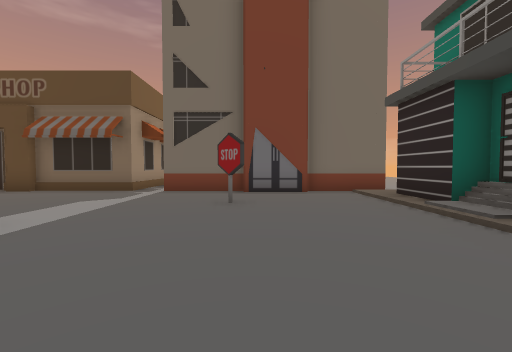
[1] (above)

12 first-person views from a walk through a Unity game level. The camera is 1.4 m above the floor, tilts 2° down and sees 90° across. The floor is counted in squares, 2 m on a side. Each view is taken from the middle of a square. On the plan, view 1 faces up. The plan holds only what a view shows up to about 9 squares ahead; the rest is blank. The place goes on beyond the plan. The player character is not drawn.

[2]
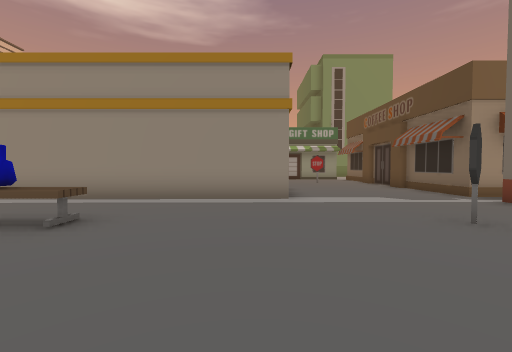

[3]
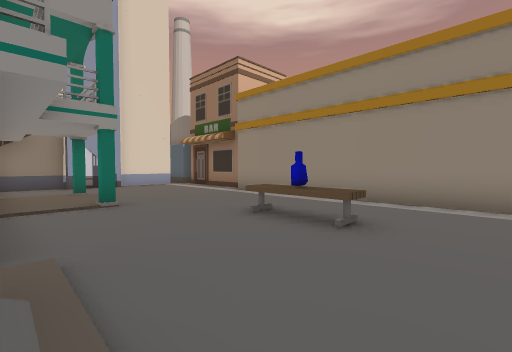

[4]
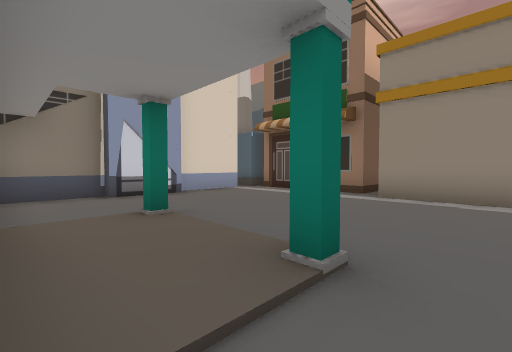

[5]
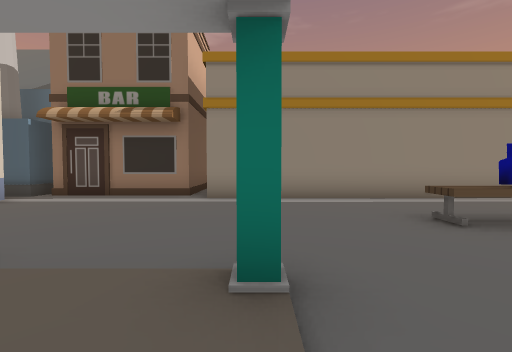

[6]
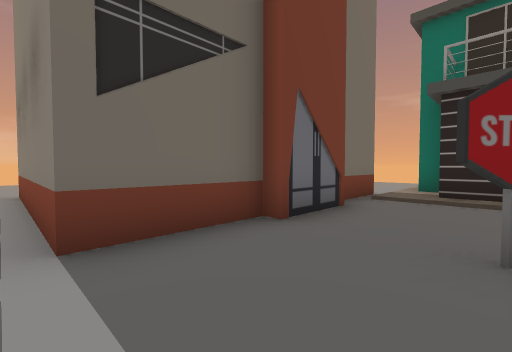

[7]
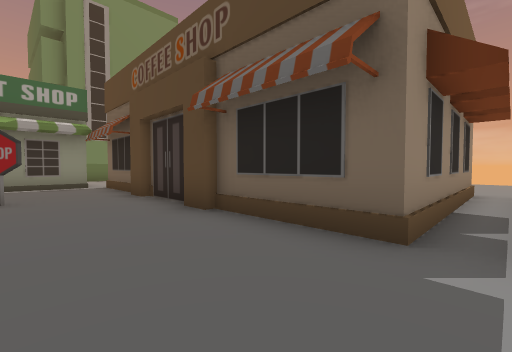

[8]
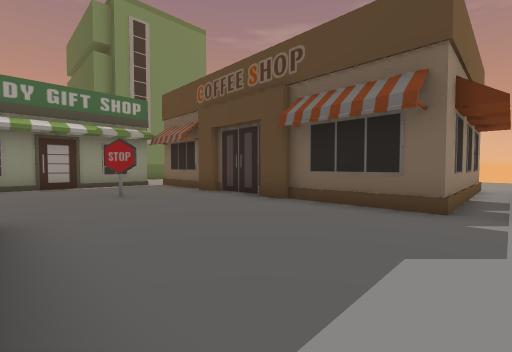

[9]
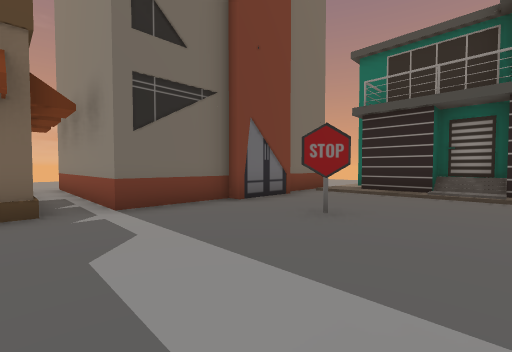

[10]
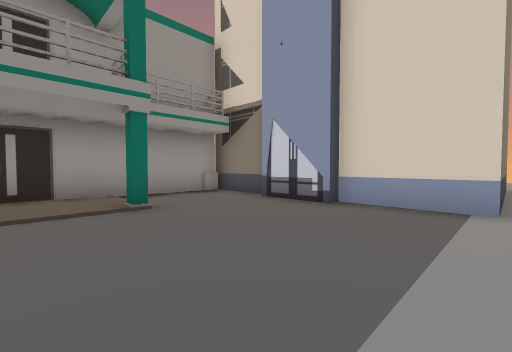

[11]
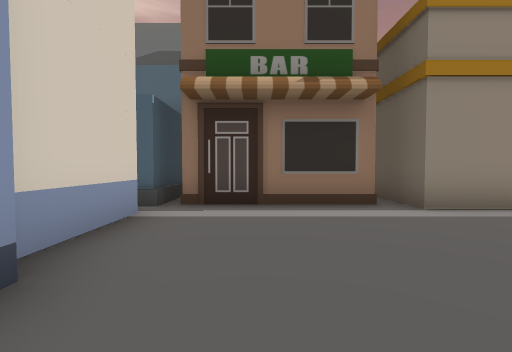

[12]
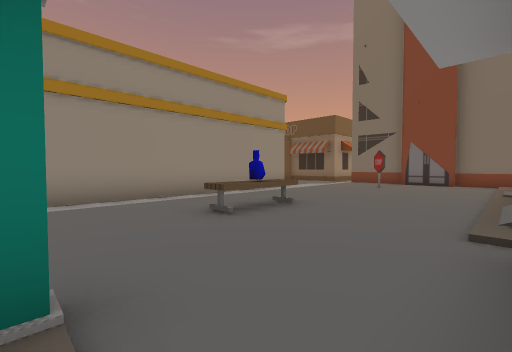

### Floor plan
Key: @ floor where view 1 was taken; # wall or solid block; . main floor; : floor 0.25 m higher than the main floor; / step, stairs or slope; B building; E bench; O other object.
Columns run from 13 left of view 1 to 3 right of it. Each row starts with its distance up from view 1.
 17          ..
 16          ..
 15          ..
 14          ..
 13          #.B
 12          #.B
 11          #.B
 10          #.B
  9          #.B
  8 ##########.BBBBBB
  7 #.............../
  6 #...............:
  5 #..O........O...:
  4 #...............:
  3 #...............:
  2          B......:
  1          B....../
  0          B...@../
 -1          B..E.../
 -2          B..E....
 -3          B.......
 -4          B.......
 -5           ....#..
 -6         BB.......
 -7        ###.......
 -8          #....#..
 -9          #.......
-10          #......#
-11       BBBBBBBBBBB
-12      BBBBBB
-13      BB B B
-14           B
-15           B
-16           B

Where each view was taken, in squares from view 1:
view 1: 0 up, 0 right, facing up
view 2: 2 up, 3 right, facing left
view 3: 1 up, 3 right, facing down-left
view 4: 4 down, 3 right, facing down-left
view 5: 5 down, 3 right, facing left
view 6: 5 up, 3 left, facing up-right
view 7: 5 up, 3 left, facing up-left
view 8: 3 up, 3 left, facing up-left
view 9: 3 up, 4 left, facing up-right
view 10: 6 down, 3 left, facing down-right
view 11: 9 down, 1 right, facing left
view 12: 5 down, 3 right, facing up-left
